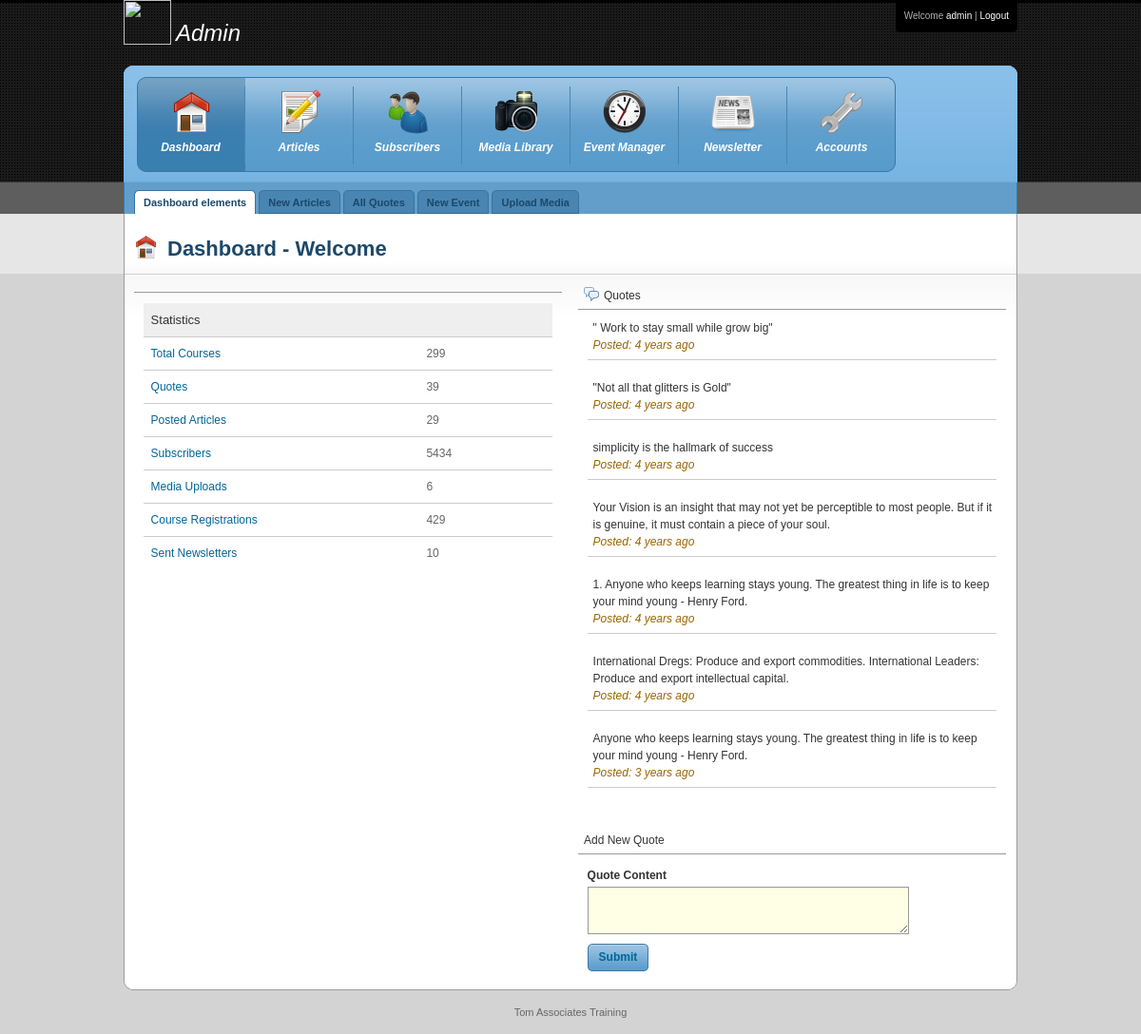
The app's page /admin/dashboard (signed in) with its own data.
### tables this page shows
CREATE TABLE IF NOT EXISTS `quotes` (
  `quote_id` int(11) NOT NULL AUTO_INCREMENT,
  `content` varchar(160) NOT NULL,
  `posted_date` varchar(50) NOT NULL,
  PRIMARY KEY (`quote_id`)
);

### scripts/functions.php (called while the page is built, shortened)
<?php
function NUM_ROWS($result){
	$number = mysqli_num_rows($result);
	return $number;
}
function SqlArrays ($result){
	$array = mysqli_fetch_array($result);
	return $array;
}
function MysqlSelectQuery($Insertquery){
	global $sql_connection;
	$query = $Insertquery;
	$result = mysqli_query($sql_connection,$query) or die("Invalid Query".mysqli_error($sql_connection));
		return $result;
}
function time_ago($cur_time){
	if($cur_time == "")return "No date provided";
	else
$time_ = time() - strtotime($cur_time);
$seconds =$time_;
$minutes = round($time_ / 60);
$hours = round($time_ / 3600);
$days = round($time_ / 86400);
$weeks = round($time_ / 604800);
$months = round($time_ / 2419200);
$years = round($time_ / 29030400);
if($seconds <= 60){
   $time="Today";
}else if($minutes <= 60){
   $time="Today";
}else if($hours <= 24){
  $time="Today";
}else if($days <= 7){
   if($days == 1){
   $time="Yesterday";
   }else{
   $time="$days days ago";
   }
}else if($weeks <= 4){
  if($weeks == 1){
  $time="A week ago";
  }else{
  $time="$weeks weeks ago";
  }
}else if($months <= 12){
  if($months == 1){
  $time="A month ago";
  }else{
  $time="$months months ago";
  }
}else{
  if($years == 1){
  $time="A year ago";
  }else{
  $time="$years years ago";
  }
}
return $time;
}
function statistics($table){
	$result = MysqlSelectQuery("select * from $table");
	$num = NUM_ROWS($result);
	return $num;
}
?>

### admin/dashboard.php (the view, shortened to what this page needs)
<?php
require_once("../scripts/config.php");
require_once("../scripts/functions.php");
?>
<!DOCTYPE html PUBLIC "-//W3C//DTD XHTML 1.0 Transitional//EN" "http://www.w3.org/TR/xhtml1/DTD/xhtml1-transitional.dtd">
<html xmlns="http://www.w3.org/1999/xhtml">
<head>
<link rel="stylesheet" type="text/css" href="css/960.css" />
<link rel="stylesheet" type="text/css" href="css/reset.css" />
<link rel="stylesheet" type="text/css" href="css/text.css" />
<link rel="stylesheet" type="text/css" href="css/blue.css" />
<link type="text/css" href="css/smoothness/ui.css" rel="stylesheet" />
</head>
<body>
<div class="container_16" id="wrapper">
  	<?php include ("headers/header.php");?>
<div class="grid_16" id="header">
<div id="menu">
	<ul class="group" id="menu_group_main">
		<li class="item first" id="one"><a href="dashboard.php" class="main current"><span class="outer"><span class="inner dashboard">Dashboard</span></span></a></li>
        <li class="item middle" id="two"><a href="articles.php" class="main"><span class="outer"><span class="inner content">Articles</span></span></a></li>
        <li class="item middle" id="four"><a href="subscribers" class="main"><span class="outer"><span class="inner users">Subscribers</span></span></a></li>
		<li class="item middle" id="five"><a href="media" class="main"><span class="outer"><span class="inner media_library">Media Library</span></span></a></li>
		<li class="item middle" id="six"><a href="events" class="main"><span class="outer"><span class="inner event_manager">Event Manager</span></span></a></li>
		<li class="item middle" id="seven"><a href="newsletters" class="main"><span class="outer"><span class="inner newsletter">Newsletter</span></span></a></li>
		<li class="item last" id="eight"><a href="accounts" class="main"><span class="outer"><span class="inner settings">Accounts</span></span></a></li>
    </ul>
</div>
</div>
<div class="grid_16">
    <div id="tabs">
         <div class="container">
            <ul>
                      <li><a href="#" class="current"><span>Dashboard elements</span></a></li>
                      <li><a href="newarticle.php"><span>New Articles</span></a></li>
                      <li><a href="quotes"><span>All Quotes</span></a></li>
                      <li><a href="newevents"><span>New Event</span></a></li>
                      <li><a href="media"><span>Upload Media</span></a></li>
           </ul>
        </div>
    </div>
</div>
    <div class="grid_16" id="content">
    <div class="grid_9">
    <h1 class="dashboard">Dashboard - Welcome</h1>
    </div>
    <div id="portlets">
      <div class="column" id="left">
		<div class="portlet">
            <div class="portlet-header"></div>
            <div class="portlet-content">
            <table width="100%" cellpadding="0" cellspacing="0" id="box-table-a" >
            <thead>
              <tr id="chkrow">
                <th scope="col">Statistics</th>
                <th width="125" colspan="-2" align="center" scope="col">&nbsp;</th>
              </tr>
            </thead>
            <tbody>
              <tr>
                <td><a href="events.php">Total Courses</a></td>
                <td colspan="-2" align="left"><?php echo statistics("events");?></td>
              </tr>
              <tr>
                <td><a href="quotes.php">Quotes</a></td>
                <td colspan="-2" align="left"><?php echo statistics("quotes");?></td>
              </tr>
              <tr>
                <td><a href="articles.php">Posted Articles</a></td>
                <td colspan="-2" align="left"><?php echo statistics("articles");?></td>
              </tr>
              <tr>
                <td><a href="subscribers.php">Subscribers</a></td>
                <td colspan="-2" align="left"><?php echo statistics("subscribers");?></td>
              </tr>
              <tr>
                <td><a href="all-media.php">Media Uploads</a></td>
                <td colspan="-2" align="left"><?php echo statistics("uploads");?></td>
              </tr>
              <tr>
                <td><a href="all_registrations">Course Registrations</a></td>
                <td colspan="-2" align="left"><?php echo statistics("registration");?></td>
              </tr>
              <tr>
                <td><a href="newsletters.php">Sent Newsletters</a></td>
                <td width="125" colspan="-2" align="left"><?php echo statistics("newsletter");?></td>
              </tr>
              </tbody>
          </table>
            </div>
        </div>
      </div>
      <div class="column">
      <div class="portlet">
		<div class="portlet-header"><img src="images/icons/comments.gif" width="16" height="16" alt="Comments" /> Quotes</div>
		<div class="portlet-content">
        <?php
		$result = MysqlSelectQuery("select * from quotes order by posted_date limit 0, 7");
		while($rows = SqlArrays($result)){
		?>
         <p class="quotes"><?php echo $rows['content'];?><br />
         <span style="color:#960; font-style:italic">Posted: <?php echo time_ago($rows['posted_date']);?></span>
         </p>
         <?php
		 }
		 ?>
		</div>
       </div>
      <div class="portlet">
		<div class="portlet-header">Add New Quote					</div>
		<div class="portlet-content">
        <form id="quotes" name="form1" method="post" action="">
          <label>Quote Content</label>
		    <textarea name="content" cols="45" rows="3" class="smallInput" id="content_quote"></textarea>
            <a class="button" href="javascript: void(0);" onclick="Send('sbmt_quote')"><span>Submit</span></a>
        </form>
                </div>
       </div>
    </div>
   </div>
  </div>
</div>
<div class="container_16" id="footer">Tom Associates Training</div>
</body>
</html>

### admin/css/960.css (style rules this page uses)
.container_12,.container_16 { margin-left:auto;margin-right:auto;width:960px }
.grid_1,.grid_2,.grid_3,.grid_4,.grid_5,.grid_6,.grid_7,.grid_8,.grid_9,.grid_10,.grid_11,.grid_12,.grid_13,.grid_14,.grid_15,.grid_16 { display:inline;float:left;margin-left:10px;margin-right:10px }
.container_12 .grid_12,.container_16 .grid_16 { width:940px }
.container_16 .grid_9 { width:520px }

### admin/css/text.css (style rules this page uses)
body { font:13px/1.5 "Trebuchet MS", Arial, Helvetica, sans-serif }
h1 { font-size:25px }
ul { list-style:disc }
li { margin-left:0px }
p,dl,hr,h1,h2,h3,h4,h5,h6,ol,ul,pre,table,address,fieldset { margin-bottom:20px }

### records on screen
quotes: content "\" Work to stay small while grow big\"", posted_date "4 years ago"
quotes: content "\"Not all that glitters is Gold\"", posted_date "4 years ago"
quotes: content "simplicity is the hallmark of success", posted_date "4 years ago"
quotes: content "Your Vision is an insight that may not yet be perceptible to most people. But if it is genuine, it must contain a piece of your soul.", posted_date "4 years ago"
quotes: content "1. Anyone who keeps learning stays young. The greatest thing in life is to keep your mind young - Henry Ford.", posted_date "4 years ago"
quotes: content "International Dregs: Produce and export commodities. International Leaders: Produce and export intellectual capital.", posted_date "4 years ago"
quotes: content "Anyone who keeps learning stays young. The greatest thing in life is to keep your mind young - Henry Ford.", posted_date "3 years ago"

### other values on screen
$_SESSION['first_name'] "admin"
statistics("events") "299"
statistics("quotes") "39"
statistics("articles") "29"
statistics("subscribers") "5434"
statistics("uploads") "6"
statistics("registration") "429"
statistics("newsletter") "10"
